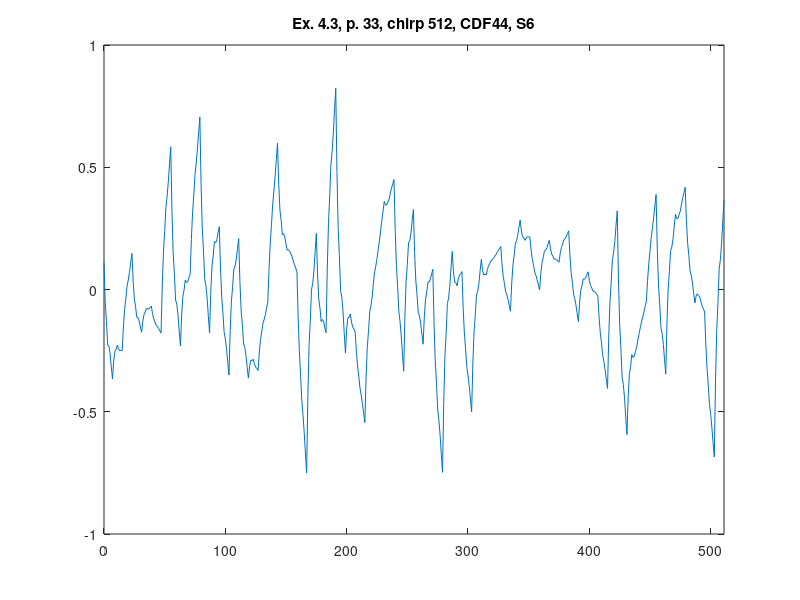

Recreate this plot in MATLAB.
%% ========================================================================
%% Programmatic octave notes on "Ripples in Mathematics" by A. Jensen
%% and A. la Cour-Harbo written with a deep gratitude to the authors for
%% this wonderful text. 
%% 
%% Reconstruction of graphs in Ex. 4.3, p.33, Ch 04, S6, CDF44, 3 scales.
%%
%% Author: Vladimir Kulyukin
%% 
%% NB: I have tested this code in Octave 4.
%% =========================================================================
t = [0:511];

%%y_ex_4_3_chirp_512_p33 = arrayfun(@(x) sin(x*x), t);

y_ex_4_3_chirp_CDF44_S6_512_p33 = [
0.109231883692249
-0.05489783119863511
-0.12784967811616987
-0.2252325611247551
-0.23143757615999092
-0.2620736272862772
-0.31714071450361403
-0.3656615253300981
-0.2925643101962418
-0.2520545469035259
-0.24413223545195062
-0.22747814259615354
-0.24341150158149719
-0.25061307916261905
-0.24908287533951912
-0.2498923452921655
-0.15315023080733994
-0.08254698459291143
-0.03808260664888003
0.013385659939267772
0.03871505825701847
0.07104834521888556
0.11038552082486906
0.14784601012478404
0.035069280625717056
-0.03745150742306482
-0.06971635402156161
-0.11276774762221682
-0.11556319977258699
-0.12914519892511553
-0.1535137450798026
-0.17499204467614085
-0.12910644677727323
-0.1012709508112589
-0.09148555677809798
-0.07686365250872952
-0.08029185017221449
-0.0788835375994919
-0.07263871479056183
-0.0676898309936084
-0.09892032919440472
-0.12045659120624687
-0.13229861702913492
-0.14673820561008974
-0.15148355800209048
-0.15882647315215798
-0.16876695106029235
-0.1780114141251135
0.014366028296733536
0.1527190439670037
0.23704763288569697
0.3358520233240295
0.3806319870107853
0.43988775221718024
0.5136193189432148
0.5834721063422684
0.3218044309682504
0.14896739586866886
0.06496100104352408
-0.042847492106295584
-0.061825344981678534
-0.10460529618173635
-0.17118734570646907
-0.2313916422069389
-0.1046055763657657
-0.027923427106438733
-0.0013451944289580714
0.03865834223426464
0.028557962315641065
0.03188288638275953
0.04863311443562005
0.06178604312735864
0.20492874186537713
0.3132407866951875
0.3867221776167899
0.4695364141249445
0.5175199967248914
0.5748364249113901
0.6414856986844413
0.7056342440194913
0.4327474989670855
0.2501690877947873
0.1578990105025969
0.04143088807743135
0.015271099532373676
-0.0350867341456591
-0.10964261295666694
-0.17771464511588222
-0.009452763584139962
0.09548363663002357
0.1370945555266084
0.19567348600255055
0.190926935160914
0.20314839589863476
0.23233786821571295
0.25698077553294035
0.08757871871553065
-0.02982914666667688
-0.09524282061368225
-0.1745882961668592
-0.20193958028483405
-0.24322266600898043
-0.29843755333929844
-0.3499194256801321
-0.1672812288105405
-0.047375315417800844
0.009798314498086751
0.08378100911095711
0.09503142024697545
0.12309089607997652
0.16795943660996038
0.20832400182886518
0.0330358003745502
-0.08446841640413821
-0.14418864850720006
-0.2193920526395484
-0.23681147209627018
-0.2697140635822784
-0.31809982709757323
-0.36233688717134843
-0.31359065690378374
-0.28975922419276956
-0.29084258903830623
-0.28525005399898007
-0.30457231651620476
-0.3172186791485666
-0.3231891418960659
-0.3309484066264651
-0.2564004222901243
-0.20390659887244375
-0.17346693637342342
-0.13711787926650207
-0.12282298307824106
-0.10261869228207895
-0.07650500687801581
-0.05197473898689654
0.08229516639258001
0.18716042452936707
0.2626210354234646
0.34596059779996274
0.39989551293377157
0.461709379549981
0.5314021976485912
0.598983857060288
0.4303318925544017
0.32497853680230926
0.2829237898040108
0.22390823170811952
0.22819128236602249
0.2155135219263326
0.18587495038905005
0.16078101448834423
0.162841875361422
0.1576266303683332
0.14513527950907784
0.13459355534070513
0.11677572530616595
0.1009075219625094
0.08698894530973553
0.07254796775959746
-0.11265194461178818
-0.2520971382974218
-0.34578761329730345
-0.45173802821894543
-0.5119337244548356
-0.5843893606124861
-0.669104936691897
-0.750535471770018
-0.4383307690917158
-0.23160031048268012
-0.13034409594291108
-8.261428824988676E-4
0.02321756610864665
0.07552301362043529
0.15609019965286708
0.22908467567199295
0.0632241819131126
-0.03863531558559078
-0.07649381682411716
-0.13150133332534525
-0.12250785356639639
-0.1306633890701492
-0.15596793983660381
-0.1766774258124284
0.08393415423061465
0.26916598182003953
0.37901805695584634
0.5090680758872579
0.5637383423650515
0.6386065526384499
0.7336727067074533
0.8233268380476549
0.47848477805288825
0.25006562164072477
0.13806936881116474
-0.005122307013840338
-0.031891079256241996
-0.0898552744940887
-0.17901489272738047
-0.2598157225614954
-0.16376187515338303
-0.11509609568999228
-0.11381838417132326
-0.09984307811599484
-0.13325584000538815
-0.15397100735812208
-0.16198858017419662
-0.17340846319218686
-0.2522455522950777
-0.31301825547155676
-0.3557265727216243
-0.4032752275924378
-0.43275949653683987
-0.4670841031019879
-0.5062490472878821
-0.5441170269172032
-0.3602399264040743
-0.23577924104068937
-0.17073497082704864
-0.08977012015688157
-0.06822168463645872
-0.030752668659509565
0.022636927773965847
0.07176061753108032
0.09570780398234972
0.12640101416265978
0.1638402480720105
0.19947189037104357
0.2418495563991174
0.2824196308168735
0.321182113624312
0.3604289391439803
0.34553695019509234
0.34515141286223233
0.35927232714540047
0.3695062494330126
0.39424662333665295
0.41510000524473734
0.43206639515726586
0.4500743014359897
0.24396390577477944
0.09790582812740901
0.011900068493878459
-0.09019666125507744
-0.13224107299019347
-0.19037645484073482
-0.26460280680670156
-0.33451759632480665
-0.10973311758198423
0.036086930220279895
0.10294254708198568
0.1909566194449972
0.20000626086745044
0.23021435779120936
0.28158091021627407
0.32727807157667405
0.15177266398460304
0.03553830610703633
-0.02142500205602604
-0.09426994012463476
-0.10784382847873913
-0.13729934673838987
-0.182636494903587
-0.22371817316110296
-0.1114994166758
-0.04035738787917539
-0.010292086771229145
0.030779690348611603
0.030774739779773998
0.041776265222830886
0.06378426667778228
0.08284309177383399
-0.1353682852648276
-0.29000330325352347
-0.3810619621922537
-0.48915585519613314
-0.5336733891500474
-0.5952261571691106
-0.6738141592533233
-0.7478375841269038
-0.46090941936098506
-0.2706979415457
-0.17720315068104892
-0.0577932016533617
-0.03509993957630846
0.013508480663780839
0.08803205906690621
0.15561169176852122
0.07281983176876679
0.030319891803006746
0.02811187187124112
0.015107664504867314
0.04239537717248791
0.058886902405500326
0.06458224020390459
0.07317040770674711
-0.07322058784452735
-0.17808504181179985
-0.24142295419507048
-0.3158878698602318
-0.3488262439413913
-0.39289162130444133
-0.44808400194938225
-0.500294911050762
-0.30115428683666856
-0.16936310299078056
-0.10492135951309811
-0.02243338787806691
-0.0072948566112412076
0.025889902812933213
0.07712089039445635
0.1235164057147901
0.0788623333928406
0.058604924550827615
0.06274417918875116
0.06034636754921184
0.08234521938960909
0.09780700495254345
0.10673172423801494
0.11740804515340131
0.12166506585478416
0.12764213286448217
0.13533924618249538
0.14257547448125135
0.1515317490883226
0.1600271386761366
0.16806164324469344
0.1762196415819638
0.10465808236532159
0.054457314216216635
0.025617337134648997
-0.00894624666315521
-0.02214903939342212
-0.04107543883992558
-0.0657254450026656
-0.08884181536799667
0.022632815685610753
0.09804389660051752
0.1373914273767236
0.18640215728879386
0.19934933706216346
0.2219597159713972
0.254233294016495
0.28391762565683687
0.23979966954397125
0.21545697683414688
0.2108895475273638
0.20102335236162305
0.21093242059892367
0.2155427229772666
0.21485425949665182
0.21558559604882638
0.16243299272150258
0.12371854756989747
0.09944226059401115
0.07129728079474815
0.05759045917120395
0.04001494472428308
0.018570737453985554
-0.0018368566985241157
0.06604456152260207
0.11026901017767111
0.13083648926668306
0.1577428342462876
0.1609922096598351
0.1705804509639752
0.18650755815870795
0.20073617135712715
0.16598459416450795
0.1443572194322901
0.13585404716047364
0.12383425543809004
0.12493866617610794
0.12252645746355864
0.11659762930044229
0.11161107647919292
0.147205776643536
0.1719267628425465
0.18577403507622442
0.20253491018564018
0.20842207132972349
0.2172228353495446
0.2289372022451036
0.23987087160304357
0.14009454243186759
0.06998286796061896
0.02953584818929778
-0.018859791852617068
-0.037590777194604484
-0.06427038280718556
-0.09889860869036028
-0.13139700819108777
-0.052012995893729125
-0.0026077854849139576
0.01681862303535771
0.04427782731171722
0.04175822969953323
0.04727142784343708
0.06081742174342879
0.07221103450761257
0.03796739074829007
0.01595221301921305
0.006165501320381546
-0.006897817975925661
-0.007732671241987363
-0.011844132105524763
-0.019232200566537863
-0.025742304667893665
-0.11106375415374385
-0.17526776728940846
-0.21835434407488752
-0.26709932087661437
-0.2947268613281558
-0.32801280179594494
-0.36695714227998205
-0.40438531904921315
-0.19439325788866085
-0.05069724967251017
0.026702705599238735
0.12186663471881104
0.15073451089398165
0.19736636091697563
0.261762184787793
0.32139816621171846
0.04504820887021844
-0.14127458751087318
-0.23757022293155644
-0.35798856342844776
-0.3883797429649307
-0.44289362757762174
-0.5215302172665209
-0.5937031476109959
-0.4403200668711271
-0.34737453714929345
-0.3148665584454952
-0.26616438675389953
-0.2778997660803393
-0.2734409524189817
-0.25278794576982666
-0.23647416005382568
-0.20612283293331857
-0.17953285369586724
-0.15670422234147185
-0.13286774085935912
-0.1127926072603023
-0.09170962353352811
-0.06961878967903659
-0.0477980084523585
0.03714998886049037
0.10518309960262479
0.15630132377404476
0.2119518781421517
0.25068754593954423
0.29395554393362366
0.3417558721243902
0.38834176609912313
0.16776590269672992
0.01877581643201716
-0.058628492695015064
-0.1552141529956431
-0.18021403615859066
-0.22439527049513397
-0.28775785600527315
-0.34598081395870944
-0.13390263399878738
0.005748574344036826
0.07297281106976311
0.1596037963505226
0.17380781001418422
0.207418572232879
0.26043608300660703
0.3082535711773
0.29029448228804267
0.28996017410288244
0.30725064662181945
0.31981857338431785
0.3500112808509137
0.3754814425610709
0.3962290585147897
0.4182420767901651
0.28355162858425653
0.19084974767316543
0.14013643405689197
0.07817231774263224
0.05819676872319014
0.026970417005761797
-0.015506737409652766
-0.05496924832794002
-0.02720038063856625
-0.017446106553146302
-0.025706426071680197
-0.029139749782059778
-0.0505876670963932
-0.06720858860257231
-0.07900251430059714
-0.09208982962728529
-0.22297539477811212
-0.3222970140187613
-0.3900546873492329
-0.4662698944962761
-0.510921155733142
-0.5640299507865794
-0.6255962796565887
-0.6848964191704885
-0.3764392033042053
-0.16652227382264748
-0.0551456307258152
0.08263480252973587
0.1218749494005615
0.1875188864301058
0.2795666136183689
0.3645394665564824
];

figure;
plot(t, y_ex_4_3_chirp_CDF44_S6_512_p33);
xlim([0 511]);
title('Ex. 4.3, p. 33, chirp 512, CDF44, S6');
